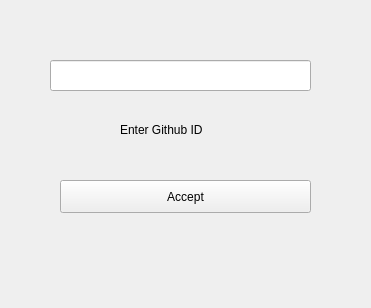
<?xml version="1.0" encoding="UTF-8"?>
<ui version="4.0">
 <class>MainWindow</class>
 <widget class="QMainWindow" name="MainWindow">
  <property name="geometry">
   <rect>
    <x>0</x>
    <y>0</y>
    <width>371</width>
    <height>308</height>
   </rect>
  </property>
  <property name="windowTitle">
   <string>MainWindow</string>
  </property>
  <widget class="QWidget" name="centralwidget">
   <widget class="QPushButton" name="acceptButton">
    <property name="geometry">
     <rect>
      <x>60</x>
      <y>180</y>
      <width>251</width>
      <height>33</height>
     </rect>
    </property>
    <property name="text">
     <string>Accept</string>
    </property>
   </widget>
   <widget class="QLabel" name="label">
    <property name="geometry">
     <rect>
      <x>120</x>
      <y>120</y>
      <width>141</width>
      <height>20</height>
     </rect>
    </property>
    <property name="text">
     <string>Enter Github ID</string>
    </property>
   </widget>
   <widget class="QLineEdit" name="input">
    <property name="geometry">
     <rect>
      <x>50</x>
      <y>60</y>
      <width>261</width>
      <height>31</height>
     </rect>
    </property>
   </widget>
  </widget>
 </widget>
 <resources/>
 <connections/>
</ui>
